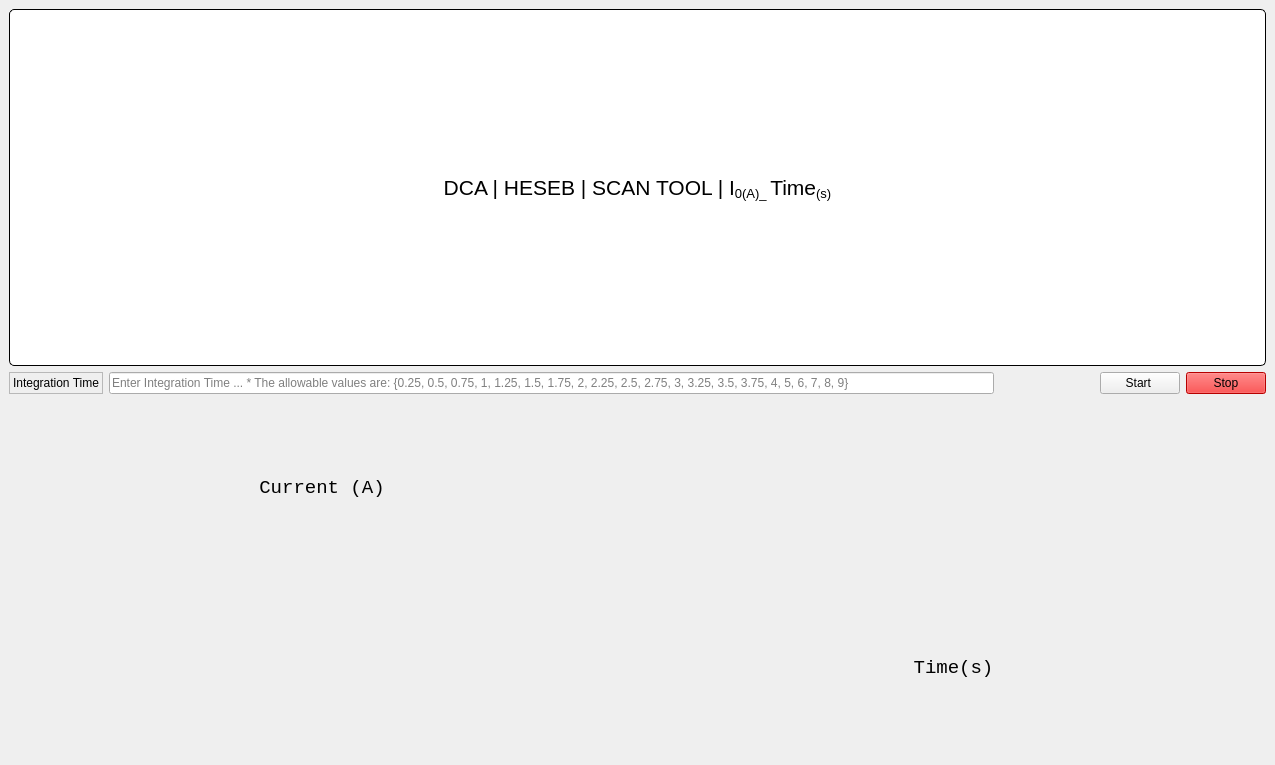
<?xml version="1.0" encoding="UTF-8"?>
<ui version="4.0">
 <class>HESEB_ScanTool_PICO</class>
 <widget class="QMainWindow" name="HESEB_ScanTool_PICO">
  <property name="geometry">
   <rect>
    <x>0</x>
    <y>0</y>
    <width>1275</width>
    <height>765</height>
   </rect>
  </property>
  <property name="windowTitle">
   <string>HESEB_ScanTool_PICO</string>
  </property>
  <widget class="QWidget" name="centralwidget">
   <layout class="QGridLayout" name="gridLayout_2">
    <item row="0" column="0">
     <layout class="QGridLayout" name="gridLayout_6">
      <property name="sizeConstraint">
       <enum>QLayout::SetMinimumSize</enum>
      </property>
      <property name="spacing">
       <number>0</number>
      </property>
      <item row="0" column="0">
       <widget class="QLabel" name="lblTitle_2">
        <property name="sizePolicy">
         <sizepolicy hsizetype="Minimum" vsizetype="Minimum">
          <horstretch>0</horstretch>
          <verstretch>0</verstretch>
         </sizepolicy>
        </property>
        <property name="font">
         <font>
          <pointsize>16</pointsize>
         </font>
        </property>
        <property name="styleSheet">
         <string notr="true">background-color: rgb(255, 255, 255);
border: 1px solid black;
border-radius: 5px;
margin-top: 0.5em;
subcontrol-origin: margin;
left: 10px;
padding: 0 3px 0 3px;</string>
        </property>
        <property name="text">
         <string>&lt;html&gt;&lt;head/&gt;&lt;body&gt;&lt;p&gt;DCA | HESEB | SCAN TOOL | I&lt;span style=&quot; vertical-align:sub;&quot;&gt;0(A)_ &lt;/span&gt;Time&lt;span style=&quot; vertical-align:sub;&quot;&gt;(s)&lt;/span&gt;&lt;/p&gt;&lt;/body&gt;&lt;/html&gt;</string>
        </property>
        <property name="alignment">
         <set>Qt::AlignCenter</set>
        </property>
        <property name="margin">
         <number>11</number>
        </property>
       </widget>
      </item>
     </layout>
    </item>
    <item row="2" column="0">
     <layout class="QGridLayout" name="gridLayout_4">
      <item row="1" column="1">
       <widget class="QLabel" name="label_13">
        <property name="font">
         <font>
          <family>Monospace</family>
          <pointsize>14</pointsize>
          <italic>false</italic>
          <underline>false</underline>
          <strikeout>false</strikeout>
          <stylestrategy>PreferDefault</stylestrategy>
          <kerning>true</kerning>
         </font>
        </property>
        <property name="text">
         <string>&lt;html&gt;&lt;head/&gt;&lt;body&gt;&lt;p&gt;Time(s)&lt;/p&gt;&lt;/body&gt;&lt;/html&gt;</string>
        </property>
        <property name="alignment">
         <set>Qt::AlignCenter</set>
        </property>
       </widget>
      </item>
      <item row="0" column="1">
       <widget class="QEPlotter" name="qeplotter">
        <property name="cursor">
         <cursorShape>CrossCursor</cursorShape>
        </property>
        <property name="toolBarIsVisible" stdset="0">
         <bool>false</bool>
        </property>
        <property name="pvItemsIsVisible" stdset="0">
         <bool>false</bool>
        </property>
        <property name="statusIsVisible" stdset="0">
         <bool>false</bool>
        </property>
        <property name="DataVariableX" stdset="0">
         <string>PLOT:Energy</string>
        </property>
        <property name="DataVariableA" stdset="0">
         <string>PLOT:I0</string>
        </property>
        <property name="DataVariableB" stdset="0">
         <string>PLOT:It</string>
        </property>
        <property name="DataVariableC" stdset="0">
         <string/>
        </property>
        <property name="SizeVariableX" stdset="0">
         <string>PLOT:Energy.NORD</string>
        </property>
        <property name="SizeVariableA" stdset="0">
         <string>PLOT:I0.NORD</string>
        </property>
        <property name="SizeVariableB" stdset="0">
         <string>PLOT:It.NORD</string>
        </property>
        <property name="SizeVariableC" stdset="0">
         <string/>
        </property>
        <property name="AliasNameX" stdset="0">
         <string/>
        </property>
        <property name="AliasNameA" stdset="0">
         <string/>
        </property>
        <property name="ColourA">
         <color>
          <red>23</red>
          <green>69</green>
          <blue>243</blue>
         </color>
        </property>
        <property name="ColourB">
         <color>
          <red>255</red>
          <green>0</green>
          <blue>0</blue>
         </color>
        </property>
        <property name="aliasNames" stdset="0">
         <stringlist>
          <string></string>
          <string></string>
          <string></string>
          <string></string>
          <string></string>
          <string></string>
          <string></string>
          <string></string>
          <string></string>
          <string></string>
          <string></string>
          <string></string>
          <string></string>
          <string></string>
          <string></string>
          <string></string>
          <string></string>
         </stringlist>
        </property>
       </widget>
      </item>
      <item row="0" column="0">
       <widget class="QLabel" name="label_14">
        <property name="font">
         <font>
          <family>Monospace</family>
          <pointsize>14</pointsize>
          <italic>false</italic>
          <underline>false</underline>
          <strikeout>false</strikeout>
          <stylestrategy>PreferDefault</stylestrategy>
          <kerning>true</kerning>
         </font>
        </property>
        <property name="layoutDirection">
         <enum>Qt::LeftToRight</enum>
        </property>
        <property name="styleSheet">
         <string notr="true">.label_14{
transform: rotate(-90deg);
}</string>
        </property>
        <property name="text">
         <string>Current (A)</string>
        </property>
        <property name="alignment">
         <set>Qt::AlignCenter</set>
        </property>
        <property name="wordWrap">
         <bool>false</bool>
        </property>
       </widget>
      </item>
     </layout>
    </item>
    <item row="1" column="0">
     <layout class="QGridLayout" name="gridLayout">
      <item row="0" column="4">
       <widget class="QPushButton" name="Stop">
        <property name="cursor">
         <cursorShape>PointingHandCursor</cursorShape>
        </property>
        <property name="styleSheet">
         <string notr="true">background-color: rgb(255, 0, 0);
border-color: rgb(0, 0, 0);</string>
        </property>
        <property name="text">
         <string>Stop</string>
        </property>
       </widget>
      </item>
      <item row="0" column="1">
       <widget class="QLineEdit" name="Int_time">
        <property name="font">
         <font>
          <pointsize>9</pointsize>
         </font>
        </property>
        <property name="styleSheet">
         <string notr="true">border-color: rgb(0, 0, 0);</string>
        </property>
        <property name="placeholderText">
         <string>Enter Integration Time ... * The allowable values are: {0.25, 0.5, 0.75, 1, 1.25, 1.5, 1.75, 2, 2.25, 2.5, 2.75, 3, 3.25, 3.5, 3.75, 4, 5, 6, 7, 8, 9}</string>
        </property>
        <property name="cursorMoveStyle">
         <enum>Qt::LogicalMoveStyle</enum>
        </property>
        <property name="clearButtonEnabled">
         <bool>false</bool>
        </property>
       </widget>
      </item>
      <item row="0" column="0">
       <widget class="QLabel" name="label">
        <property name="frameShape">
         <enum>QFrame::StyledPanel</enum>
        </property>
        <property name="text">
         <string>Integration Time</string>
        </property>
       </widget>
      </item>
      <item row="0" column="3">
       <widget class="QPushButton" name="Start">
        <property name="cursor">
         <cursorShape>PointingHandCursor</cursorShape>
        </property>
        <property name="styleSheet">
         <string notr="true">border-color: rgb(0, 0, 0);</string>
        </property>
        <property name="text">
         <string>Start </string>
        </property>
       </widget>
      </item>
      <item row="0" column="2">
       <spacer name="horizontalSpacer">
        <property name="orientation">
         <enum>Qt::Horizontal</enum>
        </property>
        <property name="sizeType">
         <enum>QSizePolicy::Fixed</enum>
        </property>
        <property name="sizeHint" stdset="0">
         <size>
          <width>100</width>
          <height>20</height>
         </size>
        </property>
       </spacer>
      </item>
     </layout>
    </item>
   </layout>
  </widget>
 </widget>
 <customwidgets>
  <customwidget>
   <class>QEPlotter</class>
   <extends>QEFrame</extends>
   <header>QEPlotter.h</header>
  </customwidget>
  <customwidget>
   <class>QEFrame</class>
   <extends>QFrame</extends>
   <header>QEFrame.h</header>
   <container>1</container>
  </customwidget>
 </customwidgets>
 <resources/>
 <connections/>
</ui>
